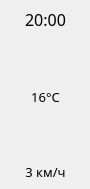
             <widget class="QWidget" name="widgetLittle5" native="true">
              <property name="minimumSize">
               <size>
                <width>90</width>
                <height>189</height>
               </size>
              </property>
              <property name="maximumSize">
               <size>
                <width>90</width>
                <height>189</height>
               </size>
              </property>
              <property name="styleSheet">
               <string notr="true"/>
              </property>
              <widget class="QWidget" name="layoutWidget_8">
               <property name="geometry">
                <rect>
                 <x>0</x>
                 <y>0</y>
                 <width>91</width>
                 <height>191</height>
                </rect>
               </property>
               <layout class="QVBoxLayout" name="verticalLayout_25">
                <property name="spacing">
                 <number>0</number>
                </property>
                <property name="sizeConstraint">
                 <enum>QLayout::SetDefaultConstraint</enum>
                </property>
                <item>
                 <layout class="QHBoxLayout" name="horizontalLayout_93">
                  <property name="spacing">
                   <number>0</number>
                  </property>
                  <property name="sizeConstraint">
                   <enum>QLayout::SetDefaultConstraint</enum>
                  </property>
                  <item>
                   <spacer name="horizontalSpacer_44">
                    <property name="orientation">
                     <enum>Qt::Horizontal</enum>
                    </property>
                    <property name="sizeHint" stdset="0">
                     <size>
                      <width>40</width>
                      <height>20</height>
                     </size>
                    </property>
                   </spacer>
                  </item>
                  <item>
                   <widget class="QLabel" name="todayForecastTime5">
                    <property name="minimumSize">
                     <size>
                      <width>0</width>
                      <height>0</height>
                     </size>
                    </property>
                    <property name="maximumSize">
                     <size>
                      <width>70</width>
                      <height>16777215</height>
                     </size>
                    </property>
                    <property name="font">
                     <font>
                      <family>Segoe UI Semilight</family>
                      <pointsize>12</pointsize>
                      <bold>false</bold>
                     </font>
                    </property>
                    <property name="text">
                     <string>20:00</string>
                    </property>
                    <property name="alignment">
                     <set>Qt::AlignCenter</set>
                    </property>
                   </widget>
                  </item>
                  <item>
                   <spacer name="horizontalSpacer_45">
                    <property name="orientation">
                     <enum>Qt::Horizontal</enum>
                    </property>
                    <property name="sizeHint" stdset="0">
                     <size>
                      <width>40</width>
                      <height>20</height>
                     </size>
                    </property>
                   </spacer>
                  </item>
                 </layout>
                </item>
                <item>
                 <layout class="QHBoxLayout" name="horizontalLayout_94">
                  <property name="spacing">
                   <number>0</number>
                  </property>
                  <property name="sizeConstraint">
                   <enum>QLayout::SetDefaultConstraint</enum>
                  </property>
                  <item>
                   <spacer name="horizontalSpacer_162">
                    <property name="orientation">
                     <enum>Qt::Horizontal</enum>
                    </property>
                    <property name="sizeHint" stdset="0">
                     <size>
                      <width>40</width>
                      <height>20</height>
                     </size>
                    </property>
                   </spacer>
                  </item>
                  <item>
                   <widget class="QLabel" name="todayForecastImg5">
                    <property name="minimumSize">
                     <size>
                      <width>40</width>
                      <height>40</height>
                     </size>
                    </property>
                    <property name="maximumSize">
                     <size>
                      <width>40</width>
                      <height>40</height>
                     </size>
                    </property>
                    <property name="text">
                     <string/>
                    </property>
                    <property name="pixmap">
                     <pixmap resource="resources.qrc">:/resources/images/main/rainy.png</pixmap>
                    </property>
                    <property name="alignment">
                     <set>Qt::AlignCenter</set>
                    </property>
                   </widget>
                  </item>
                  <item>
                   <spacer name="horizontalSpacer_163">
                    <property name="orientation">
                     <enum>Qt::Horizontal</enum>
                    </property>
                    <property name="sizeHint" stdset="0">
                     <size>
                      <width>40</width>
                      <height>20</height>
                     </size>
                    </property>
                   </spacer>
                  </item>
                 </layout>
                </item>
                <item>
                 <layout class="QHBoxLayout" name="horizontalLayout_95">
                  <property name="spacing">
                   <number>0</number>
                  </property>
                  <property name="sizeConstraint">
                   <enum>QLayout::SetDefaultConstraint</enum>
                  </property>
                  <item>
                   <spacer name="horizontalSpacer_164">
                    <property name="orientation">
                     <enum>Qt::Horizontal</enum>
                    </property>
                    <property name="sizeHint" stdset="0">
                     <size>
                      <width>40</width>
                      <height>20</height>
                     </size>
                    </property>
                   </spacer>
                  </item>
                  <item>
                   <widget class="QLabel" name="todayForecastTemp5">
                    <property name="minimumSize">
                     <size>
                      <width>0</width>
                      <height>0</height>
                     </size>
                    </property>
                    <property name="maximumSize">
                     <size>
                      <width>50</width>
                      <height>16777215</height>
                     </size>
                    </property>
                    <property name="font">
                     <font>
                      <family>Segoe UI Light</family>
                      <pointsize>10</pointsize>
                      <bold>false</bold>
                     </font>
                    </property>
                    <property name="text">
                     <string>16°C</string>
                    </property>
                    <property name="alignment">
                     <set>Qt::AlignCenter</set>
                    </property>
                   </widget>
                  </item>
                  <item>
                   <spacer name="horizontalSpacer_165">
                    <property name="orientation">
                     <enum>Qt::Horizontal</enum>
                    </property>
                    <property name="sizeHint" stdset="0">
                     <size>
                      <width>40</width>
                      <height>20</height>
                     </size>
                    </property>
                   </spacer>
                  </item>
                 </layout>
                </item>
                <item>
                 <layout class="QHBoxLayout" name="horizontalLayout_96">
                  <property name="spacing">
                   <number>0</number>
                  </property>
                  <property name="sizeConstraint">
                   <enum>QLayout::SetDefaultConstraint</enum>
                  </property>
                  <item>
                   <spacer name="horizontalSpacer_166">
                    <property name="orientation">
                     <enum>Qt::Horizontal</enum>
                    </property>
                    <property name="sizeHint" stdset="0">
                     <size>
                      <width>40</width>
                      <height>20</height>
                     </size>
                    </property>
                   </spacer>
                  </item>
                  <item>
                   <widget class="QLabel" name="todayForecastWind5">
                    <property name="minimumSize">
                     <size>
                      <width>40</width>
                      <height>30</height>
                     </size>
                    </property>
                    <property name="maximumSize">
                     <size>
                      <width>40</width>
                      <height>40</height>
                     </size>
                    </property>
                    <property name="text">
                     <string/>
                    </property>
                    <property name="pixmap">
                     <pixmap resource="resources.qrc">:/resources/images/navigation.png</pixmap>
                    </property>
                    <property name="scaledContents">
                     <bool>false</bool>
                    </property>
                    <property name="alignment">
                     <set>Qt::AlignCenter</set>
                    </property>
                   </widget>
                  </item>
                  <item>
                   <spacer name="horizontalSpacer_167">
                    <property name="orientation">
                     <enum>Qt::Horizontal</enum>
                    </property>
                    <property name="sizeHint" stdset="0">
                     <size>
                      <width>40</width>
                      <height>20</height>
                     </size>
                    </property>
                   </spacer>
                  </item>
                 </layout>
                </item>
                <item>
                 <layout class="QHBoxLayout" name="horizontalLayout_97">
                  <property name="spacing">
                   <number>0</number>
                  </property>
                  <property name="sizeConstraint">
                   <enum>QLayout::SetDefaultConstraint</enum>
                  </property>
                  <item>
                   <spacer name="horizontalSpacer_168">
                    <property name="orientation">
                     <enum>Qt::Horizontal</enum>
                    </property>
                    <property name="sizeHint" stdset="0">
                     <size>
                      <width>40</width>
                      <height>20</height>
                     </size>
                    </property>
                   </spacer>
                  </item>
                  <item>
                   <widget class="QLabel" name="todayForecastWindSpeed5">
                    <property name="minimumSize">
                     <size>
                      <width>0</width>
                      <height>0</height>
                     </size>
                    </property>
                    <property name="maximumSize">
                     <size>
                      <width>60</width>
                      <height>16777215</height>
                     </size>
                    </property>
                    <property name="font">
                     <font>
                      <family>Segoe UI Light</family>
                      <pointsize>10</pointsize>
                      <bold>false</bold>
                     </font>
                    </property>
                    <property name="text">
                     <string>3 км/ч</string>
                    </property>
                    <property name="alignment">
                     <set>Qt::AlignCenter</set>
                    </property>
                   </widget>
                  </item>
                  <item>
                   <spacer name="horizontalSpacer_169">
                    <property name="orientation">
                     <enum>Qt::Horizontal</enum>
                    </property>
                    <property name="sizeHint" stdset="0">
                     <size>
                      <width>40</width>
                      <height>20</height>
                     </size>
                    </property>
                   </spacer>
                  </item>
                 </layout>
                </item>
               </layout>
              </widget>
             </widget>
